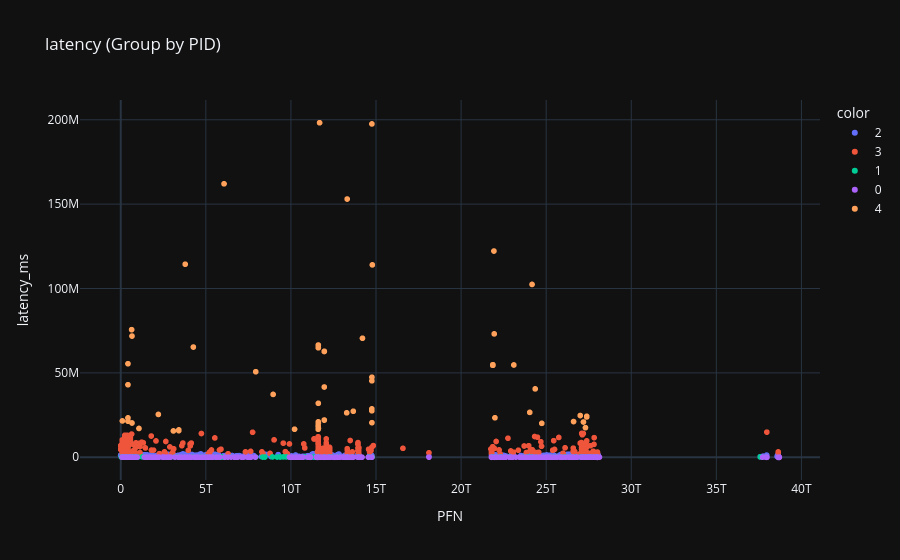

The notebook cell this image was saved under:
### Code cell
sample_set = filter_df[(filter_df['latency_ns']>1e3)&(filter_df['latency_ns']<1e9*1.5)]
print(sample_set.shape)
fig5 = px.scatter(sample_set, x="start_ns", y="latency_ns",
                hover_data=["PID", "VA_Hex", "PFN_Hex", "folio_index","mapping_Hex"],
                title="latency (Group by PID)",
                color=sample_set['lat_cluster'].astype('str'),
                # animation_frame=df['PFN_slice_4'].astype('str'),
                template="plotly_dark")
fig5.update_layout(xaxis_title="PFN", yaxis_title="latency_ms")
fig5.show()

### Figure 1 — Plotly figure (JSON) as saved in the notebook; plotly's stock layout.template omitted (floating-point values rounded to 4 significant figures; data arrays with more than 128 entries replaced by an {"elided": "..."} marker saying what was removed)
{"data": [{"customdata": {"elided": "1947x5 mixed values"}, "hovertemplate": "color=2<br>start_ns=%{x}<br>latency_ns=%{y}<br>PID=%{customdata[0]}<br>VA_Hex=%{customdata[1]}<br>PFN_Hex=%{customdata[2]}<br>folio_index=%{customdata[3]}<br>mapping_Hex=%{customdata[4]}<extra></extra>", "legendgroup": "2", "marker": {"color": "#636efa", "symbol": "circle"}, "mode": "markers", "name": "2", "showlegend": true, "type": "scattergl", "x": {"elided": "1947 int values"}, "xaxis": "x", "y": {"elided": "1947 int values"}, "yaxis": "y"}, {"customdata": {"elided": "401x5 mixed values"}, "hovertemplate": "color=3<br>start_ns=%{x}<br>latency_ns=%{y}<br>PID=%{customdata[0]}<br>VA_Hex=%{customdata[1]}<br>PFN_Hex=%{customdata[2]}<br>folio_index=%{customdata[3]}<br>mapping_Hex=%{customdata[4]}<extra></extra>", "legendgroup": "3", "marker": {"color": "#EF553B", "symbol": "circle"}, "mode": "markers", "name": "3", "showlegend": true, "type": "scattergl", "x": {"elided": "401 int values"}, "xaxis": "x", "y": {"elided": "401 int values"}, "yaxis": "y"}, {"customdata": {"elided": "558x5 mixed values"}, "hovertemplate": "color=1<br>start_ns=%{x}<br>latency_ns=%{y}<br>PID=%{customdata[0]}<br>VA_Hex=%{customdata[1]}<br>PFN_Hex=%{customdata[2]}<br>folio_index=%{customdata[3]}<br>mapping_Hex=%{customdata[4]}<extra></extra>", "legendgroup": "1", "marker": {"color": "#00cc96", "symbol": "circle"}, "mode": "markers", "name": "1", "showlegend": true, "type": "scattergl", "x": {"elided": "558 int values"}, "xaxis": "x", "y": {"elided": "558 int values"}, "yaxis": "y"}, {"customdata": {"elided": "2550x5 mixed values"}, "hovertemplate": "color=0<br>start_ns=%{x}<br>latency_ns=%{y}<br>PID=%{customdata[0]}<br>VA_Hex=%{customdata[1]}<br>PFN_Hex=%{customdata[2]}<br>folio_index=%{customdata[3]}<br>mapping_Hex=%{customdata[4]}<extra></extra>", "legendgroup": "0", "marker": {"color": "#ab63fa", "symbol": "circle"}, "mode": "markers", "name": "0", "showlegend": true, "type": "scattergl", "x": {"elided": "2550 int values"}, "xaxis": "x", "y": {"elided": "2550 int values"}, "yaxis": "y"}, {"customdata": {"elided": "107x5 mixed values"}, "hovertemplate": "color=4<br>start_ns=%{x}<br>latency_ns=%{y}<br>PID=%{customdata[0]}<br>VA_Hex=%{customdata[1]}<br>PFN_Hex=%{customdata[2]}<br>folio_index=%{customdata[3]}<br>mapping_Hex=%{customdata[4]}<extra></extra>", "legendgroup": "4", "marker": {"color": "#FFA15A", "symbol": "circle"}, "mode": "markers", "name": "4", "showlegend": true, "type": "scattergl", "x": [95594466653, 424284683719, 424329428405, 424388168914, 424429627947, 639814762839, 661006521524, 661058034834, 1070450607697, 2210288914111, 3095184180844, 3410375617442, 3411988844103, 3788201857459, 4268250555682, 6069257262704, 7933283037539, 8953395451168, 10213626557957, 11598572669516, 11602524587080, 11608877606281, 11608910518308, 11608910623977, 11608911952945, 11608912157134, 11608929760052, 11608929811304, 11608929817303, 11608929820048, 11608929822981, 11608929825731, 11608929828172, 11608929830693, 11608929833609, 11608932945710, 11608932973528, 11608932977603, 11608932980693, 11608933686768, 11684399635526, 11960230228825, 11960230237890, 11960249827990, 11960270904329, 11960270919043, 11960270934639, 11960270937750, 13277459594314, 13304392414973, 13664403894360, 14204404490594, 14756270972964, 14756272096203, 14756794658289, 14758814836611, 14759074626846, 14759479837876, 14784291969398, 21865787588017, 21865787590831, 21865787592569, 21865787596505, 21865787598133, 21865787602619, 21865787605316, 21865787606871, 21865787609482, 21865787615230, 21865787618865, 21865787622399, 21865787626522, 21865787630277, 21865787648694, 21865787653575, 21865787707371, 21865787710907, 21865787731716, 21865787735534, 21865787739521, 21865787743009, 21865787746687, 21865787750482, 21865787753359, 21865787755149, 21865787757728, 21865787762044, 21865787763461, 21865787767467, 21865787769307, 21865787770947, 21865787772974, 21865787776149, 21930896890089, 21946453663517, 21989366864983, 23100796669940, 24035091496018, 24168287913878, 24354118269290, 24742348836503, 26608980190818, 27001811999429, 27192451487015, 27309155543069, 27382731503137, 27382909799718], "xaxis": "x", "y": [21547294, 21374563, 42983207, 55434508, 23341952, 75614075, 20306039, 71819349, 17057540, 25374737, 15589872, 15758185, 16206895, 114384770, 65303537, 162042037, 50686840, 37236541, 16610567, 18517541, 16590902, 31956947, 64868974, 64974643, 66303611, 66507800, 17059331, 17110583, 17116582, 17119327, 17122260, 17125010, 17127451, 17129972, 17132888, 20244989, 20272807, 20276882, 20279972, 20986047, 198225915, 22025017, 22034082, 41624182, 62700521, 62715235, 62730831, 62733942, 26334296, 153030053, 27257926, 70512391, 27542052, 28665291, 45289246, 47425960, 20482773, 197527670, 113999950, 54563483, 54566297, 54568035, 54571971, 54573599, 54578085, 54580782, 54582337, 54584948, 54590696, 54594331, 54597865, 54601988, 54605743, 54624160, 54629041, 54682837, 54686373, 54707182, 54711000, 54714987, 54718475, 54722153, 54725948, 54728825, 54730615, 54733194, 54737510, 54738927, 54742933, 54744773, 54746413, 54748440, 54751615, 122214443, 73104346, 23397528, 54679129, 26592152, 102414161, 40520981, 20092884, 21154132, 24724007, 20889782, 17538520, 23899613, 24264206], "yaxis": "y"}], "layout": {"legend": {"title": {"text": "color"}, "tracegroupgap": 0}, "title": {"text": "latency (Group by PID)"}, "xaxis": {"anchor": "y", "domain": [0, 1], "title": {"text": "PFN"}}, "yaxis": {"anchor": "x", "domain": [0, 1], "title": {"text": "latency_ms"}}}}
